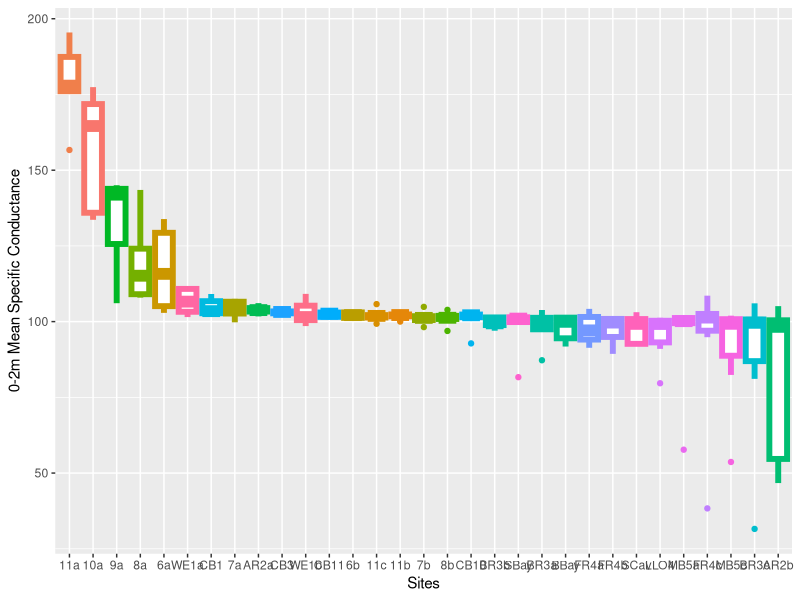
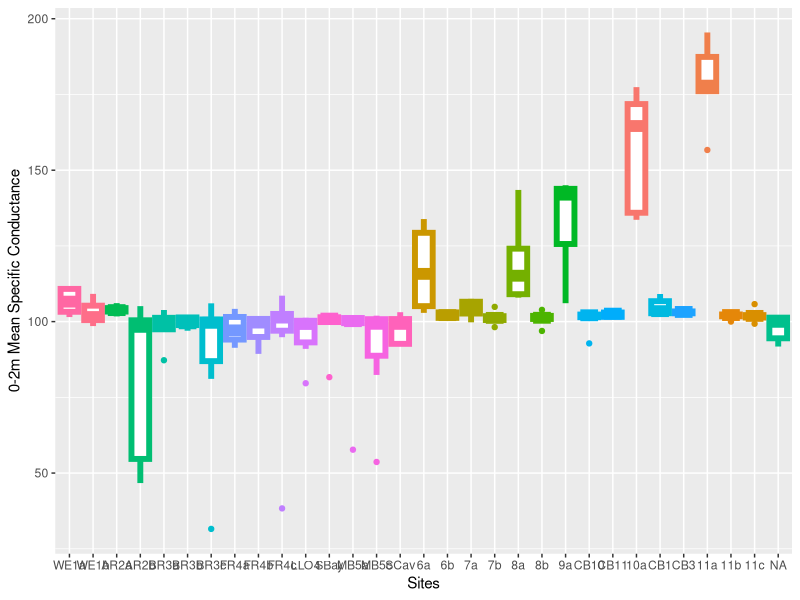
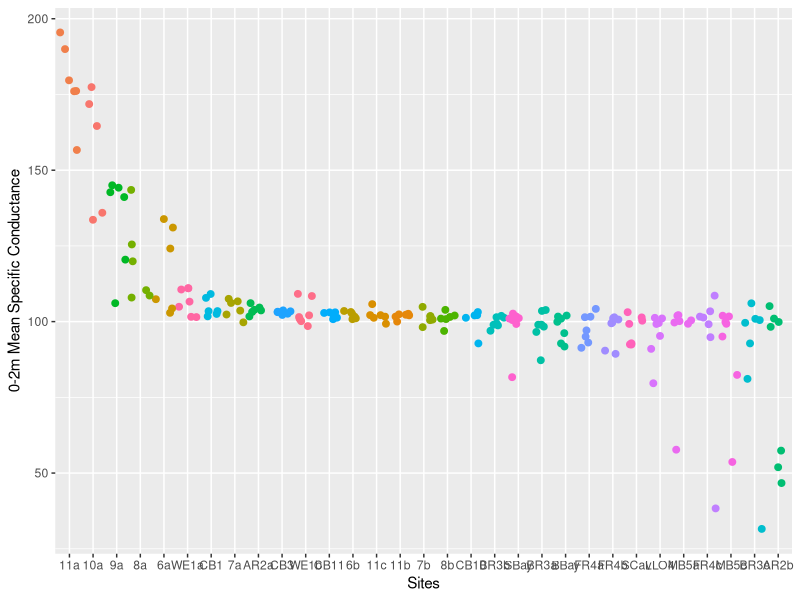
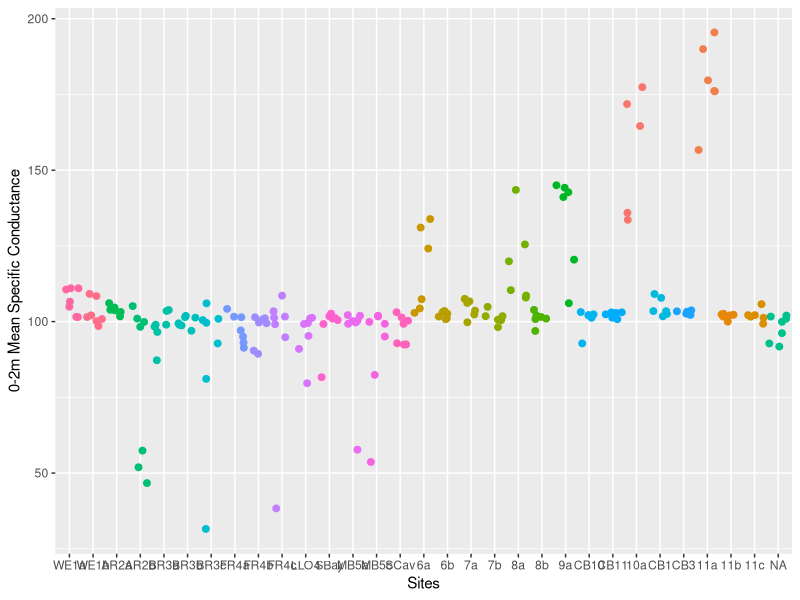
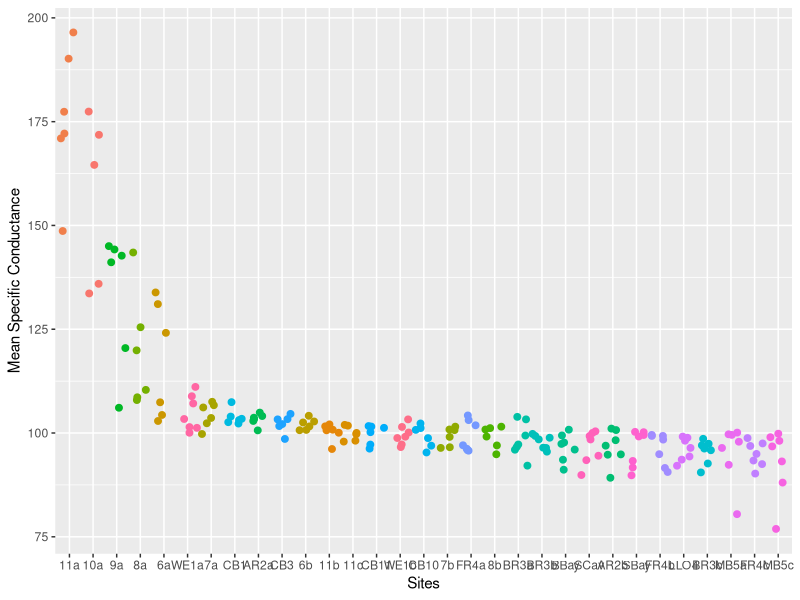
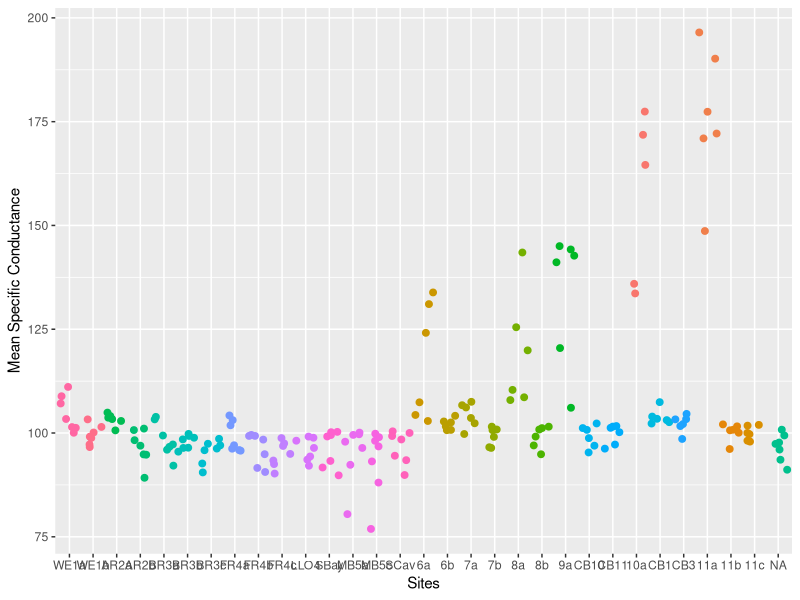

Write R code to recreate these figures, in order.
## ---- chunk 1
## Generally you will not edit this chunk at all.
knitr::opts_chunk$set(echo=TRUE,fig.width=14,fig.height=5,comment="#R>")
library(tidyverse)
library(lubridate)
library(magrittr)
## ---- chunk 2
d <- read_csv("LLO_Burke_TROLL_21.csv") %>%
  mutate(Date=as.Date(Date,format="%m/%d/%y"))
## ---- chunk 3
sp <- d %>%
  select(Site,Date,m,SpCond) %>%
  filter(m<=2) %>%
  na.omit(sp)
sp_sum <- sp %>%
  group_by(Site,Date) %>%
  summarize(n=n(),
            mn_SpCond=mean(SpCond,na.rm=TRUE),
            sd_spCond=sd(SpCond,na.rm=TRUE)) %>%
  ungroup() %>%
  arrange(factor(Site, levels = c('WE1a', 'WE1b', 'AR2a', 'AR2b', 'BR3a', 'BR3b', 'BR3c',"FR4a","FR4b","FR4c","Bbay","LLO4","SBay","MB5a","MB5c","SCav","6a","6b","7a","7b","8a","8b","9a","CB10","CB11","10a","CB1","CB3","11a","11b","11c")))
sp_sum

sp2 <- d %>%
  select(Site,Date,m,SpCond) %>%
  na.omit(sp2)
sp2_sum <- sp2 %>%
  group_by(Site,Date) %>%
  summarize(n=n(),
            mn_SpCond=mean(SpCond,na.rm=TRUE),
            sd_spCond=sd(SpCond,na.rm=TRUE)) %>%
  ungroup() %>%
   arrange(factor(Site, levels = c('WE1a', 'WE1b', 'AR2a', 'AR2b', 'BR3a', 'BR3b', 'BR3c',"FR4a","FR4b","FR4c","Bbay","LLO4","SBay","MB5a","MB5c","SCav","6a","6b","7a","7b","8a","8b","9a","CB10","CB11","10a","CB1","CB3","11a","11b","11c")))
sp2_sum

## ---- chunk 4
ggplot(sp_sum, aes(x = reorder(Site, -mn_SpCond),y= mn_SpCond,color = Site)) +
  geom_boxplot(data = sp_sum, aes(y = mn_SpCond), size = 2) +
  labs(x="Sites",y="0-2m Mean Specific Conductance") +
  theme(legend.position = "none") 

ggplot(sp_sum, aes(x = factor(Site,level = c('WE1a', 'WE1b', 'AR2a', 'AR2b', 'BR3a', 'BR3b', 'BR3c',"FR4a","FR4b","FR4c","Bbay","LLO4","SBay","MB5a","MB5c","SCav","6a","6b","7a","7b","8a","8b","9a","CB10","CB11","10a","CB1","CB3","11a","11b","11c")),y= mn_SpCond,color = Site)) +
  geom_boxplot(data = sp_sum, aes(y = mn_SpCond), size = 2) +
  labs(x="Sites",y="0-2m Mean Specific Conductance") +
  theme(legend.position = "none")
## ---- chunk 5
ggplot(sp_sum, aes(x = reorder(Site, -mn_SpCond),y= mn_SpCond,color = Site)) +
  geom_jitter(data = sp_sum, aes(y = mn_SpCond), size = 2) +
  labs(x="Sites",y="0-2m Mean Specific Conductance") +
  theme(legend.position = "none")

ggplot(sp_sum, aes(x = factor(Site,level = c('WE1a', 'WE1b', 'AR2a', 'AR2b', 'BR3a', 'BR3b', 'BR3c',"FR4a","FR4b","FR4c","Bbay","LLO4","SBay","MB5a","MB5c","SCav","6a","6b","7a","7b","8a","8b","9a","CB10","CB11","10a","CB1","CB3","11a","11b","11c")),y= mn_SpCond,color = Site)) +
  geom_jitter(data = sp_sum, aes(y = mn_SpCond), size = 2) +
  labs(x="Sites",y="0-2m Mean Specific Conductance") +
  theme(legend.position = "none")
## ---- chunk 6
ggplot(sp2_sum, aes(x = reorder(Site, -mn_SpCond),y= mn_SpCond,color = Site)) +
  geom_jitter(data = sp2_sum, aes(y = mn_SpCond), size = 2) +
  labs(x="Sites",y="Mean Specific Conductance") +
  theme(legend.position = "none")

ggplot(sp2_sum, aes(x = factor(Site,level = c('WE1a', 'WE1b', 'AR2a', 'AR2b', 'BR3a', 'BR3b', 'BR3c',"FR4a","FR4b","FR4c","Bbay","LLO4","SBay","MB5a","MB5c","SCav","6a","6b","7a","7b","8a","8b","9a","CB10","CB11","10a","CB1","CB3","11a","11b","11c")),y= mn_SpCond,color = Site)) +
  geom_jitter(data = sp2_sum, aes(y = mn_SpCond), size = 2) +
  labs(x="Sites",y="Mean Specific Conductance") +
  theme(legend.position = "none")
